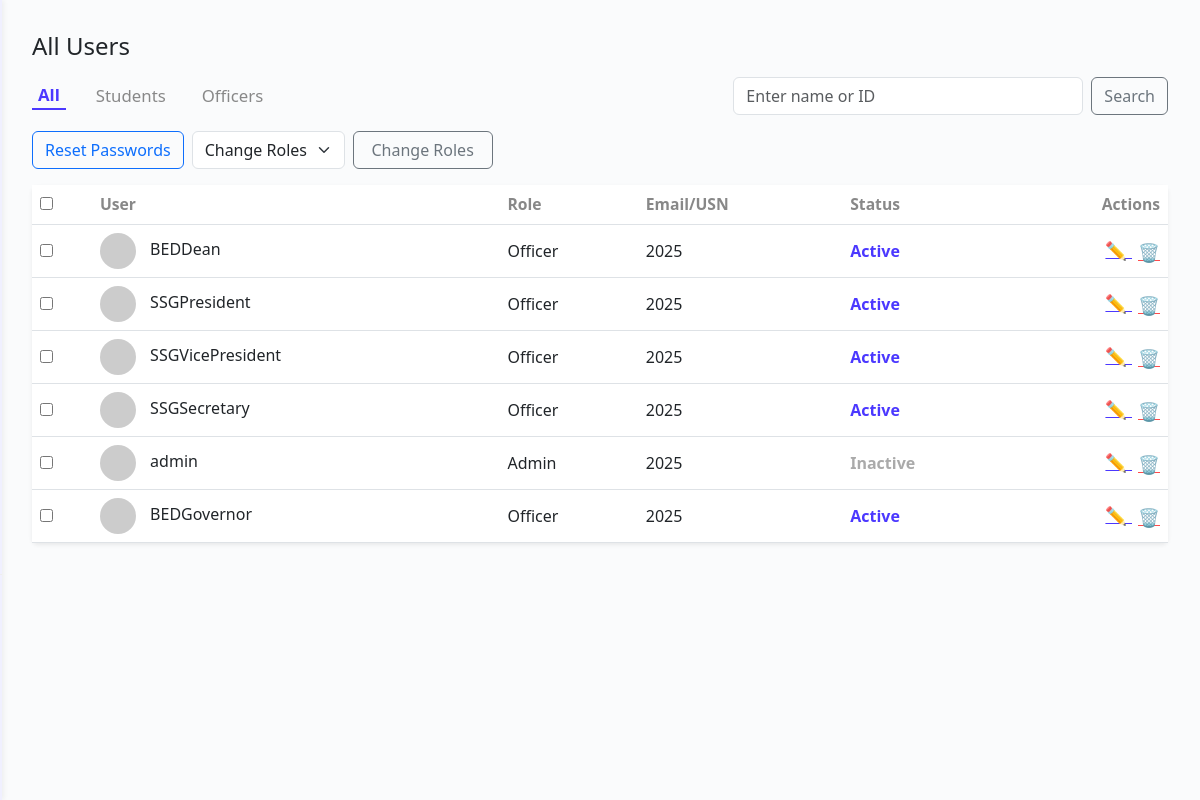
/admin_dashboard (signed in), run on the app's committed database.
### clearance.py (models this page shows)
class User(UserMixin, db.Model):
    id = db.Column(db.Integer, primary_key=True)
    username = db.Column(db.String(80), unique=True, nullable=False)
    password = db.Column(db.String(200), nullable=False)
    role = db.Column(db.String(20), nullable=False)
    department = db.Column(db.String(20), nullable=True)
    email = db.Column(db.String(120), nullable=True)
    phone = db.Column(db.String(30), nullable=True)
    address = db.Column(db.String(255), nullable=True)

### clearance.py (the view, shortened to what this page needs)
@app.route('/admin_dashboard', methods=['GET', 'POST'])
def admin_dashboard():
    if 'admin' not in session:
        return redirect(url_for('admin_login'))
    search = request.args.get('search', '').strip()
    filter_role = request.args.get('role', 'all')
    query = User.query
    if search:
        query = query.filter((User.username.ilike(f"%{search}%")) | (User.id.ilike(f"%{search}%")))
    if filter_role in ['student', 'officer']:
        query = query.filter_by(role=filter_role)
    users = query.all()
    return render_template('admin_dashboard.html', admin=session['admin'], users=users, search=search, filter_role=filter_role)

### templates/admin_dashboard.html (shortened to what this page needs)
<!DOCTYPE html>
<html lang="en">
<head>
  <link href="https://cdn.jsdelivr.net/npm/bootstrap@5.3.0/dist/css/bootstrap.min.css" rel="stylesheet">
</head>
<body>
  <aside class="sidebar-admin d-flex flex-column justify-content-between">
    <div>
      <ul class="list-unstyled px-3 sidebar-links-list mt-4">
      </ul>
    </div>
    <div class="sidebar-userbox">
    </div>
  </aside>
  <div class="main-content-admin" id="mainContent">
    <h4 class="mb-3">All Users</h4>
    <form method="get" class="mb-3 d-flex align-items-center">
      <button type="submit" name="role" value="all" class="tab-btn {% if filter_role == 'all' %}active{% endif %}">All</button>
      <button type="submit" name="role" value="student" class="tab-btn {% if filter_role == 'student' %}active{% endif %}">Students</button>
      <button type="submit" name="role" value="officer" class="tab-btn {% if filter_role == 'officer' %}active{% endif %}">Officers</button>
      <input type="text" name="search" class="form-control ms-auto search-bar" placeholder="Enter name or ID" value="{{ search }}">
      <button type="submit" class="btn btn-outline-secondary ms-2">Search</button>
    </form>
    <form method="post">
      <div class="d-flex gap-2 mb-3">
        <button type="submit" name="bulk_action" value="reset_passwords" class="btn btn-outline-primary bulk-btn">Reset Passwords</button>
        <select name="new_role" class="form-select w-auto">
          <option value="">Change Roles</option>
        </select>
        <button type="submit" name="bulk_action" value="change_roles" class="btn btn-outline-secondary bulk-btn">Change Roles</button>
      </div>
      <table class="table align-middle bg-white rounded shadow-sm">
        <thead>
          <tr>
            <th scope="col"><input type="checkbox" id="select-all"></th>
            <th scope="col">User</th>
            <th scope="col">Role</th>
            <th scope="col">Email/USN</th>
            <th scope="col">Status</th>
            <th scope="col" class="text-end">Actions</th>
          </tr>
        </thead>
        <tbody>
          {% for user in users %}
          <tr class="user-row">
            <td><input type="checkbox" name="selected_users" value="{{ user.id }}"></td>
            <td>
              <img src="https://i.pravatar.cc/36?u={{ user.username }}" class="user-avatar" alt="avatar">
              {{ user.username }}
            </td>
            <td>{{ user.role.title() }}</td>
            <td>{{ user.password }}</td>
            <td>
              {% if user.role == 'student' or user.role == 'officer' %}
                <span class="status-active">Active</span>
              {% else %}
                <span class="status-inactive">Inactive</span>
              {% endif %}
            </td>
            <td class="text-end user-actions">
  <a href="{{ url_for('admin_edit_user', user_id=user.id) }}" title="Edit">
    ✏️
  </a>
  <form action="{{ url_for('admin_delete_user', user_id=user.id) }}" method="post" style="display:inline;" onsubmit="return confirm('Are you sure you want to delete this user?');">
    <button type="submit" class="btn btn-link p-0" style="color:#ff4b4b;" title="Delete">🗑️</button>
  </form>
</td>
          </tr>
          {% endfor %}
        </tbody>
      </table>
    </form>
  </div>
</body>
</html>

### templates/admin_dashboard.html (style rules this page uses)
body { background: #fafbfc; margin: 0; }
.sidebar-admin { width: 230px; background-color: #f0f0ff; padding: 0; display: flex; flex-direction: column; justify-content: space-between; height: 100vh; box-shadow: 2px 0 5px rgba(0, 0, 0, 0.05); position: fixed; left: 0; top: 0; bottom: 0; transform: translateX(-228px); transition: transform 0.3s cubic-bezier(.4,0,.2,1); z-index: 10; }
.main-content-admin { flex: 1; padding: 2rem 2rem 2rem 2rem; margin-left: 0; transition: margin-left 0.3s cubic-bezier(.4,0,.2,1); overflow-y: auto; }
.sidebar-links-list { flex: 1 1 auto; margin-top: 1.5rem; }
.sidebar-userbox { border-top: 1px solid #eee; padding: 1.5rem 1rem 1.5rem 1rem; text-align: center; display: flex; flex-direction: column; align-items: center; gap: 0.5rem; }
.user-avatar { width: 36px; height: 36px; border-radius: 50%; object-fit: cover; margin-right: 10px; }
.user-row { vertical-align: middle; }
.user-actions a, .user-actions button { color: #4b38ff; background: none; border: none; padding: 0 6px; font-size: 1.1em; }
.tab-btn.active { font-weight: 600; color: #4b38ff !important; border-bottom: 2px solid #4b38ff; }
.tab-btn { color: #888; background: none; border: none; margin-right: 1.5rem; font-size: 1.05em; }
.bulk-btn { min-width: 140px; }
.search-bar { max-width: 350px; }
.table thead th { font-size: 0.98em; color: #888; }
.table tbody td { vertical-align: middle; }
.status-active { color: #4b38ff; font-weight: 600; }
.status-inactive { color: #aaa; font-weight: 600; }

### data on the page
User: username "BEDDean", role "Officer", password "2025", shows "Active"
User: username "SSGPresident", role "Officer", password "2025", shows "Active"
User: username "SSGVicePresident", role "Officer", password "2025", shows "Active"
User: username "SSGSecretary", role "Officer", password "2025", shows "Active"
User: username "admin", role "Admin", password "2025", shows "Inactive"
User: username "BEDGovernor", role "Officer", password "2025", shows "Active"
